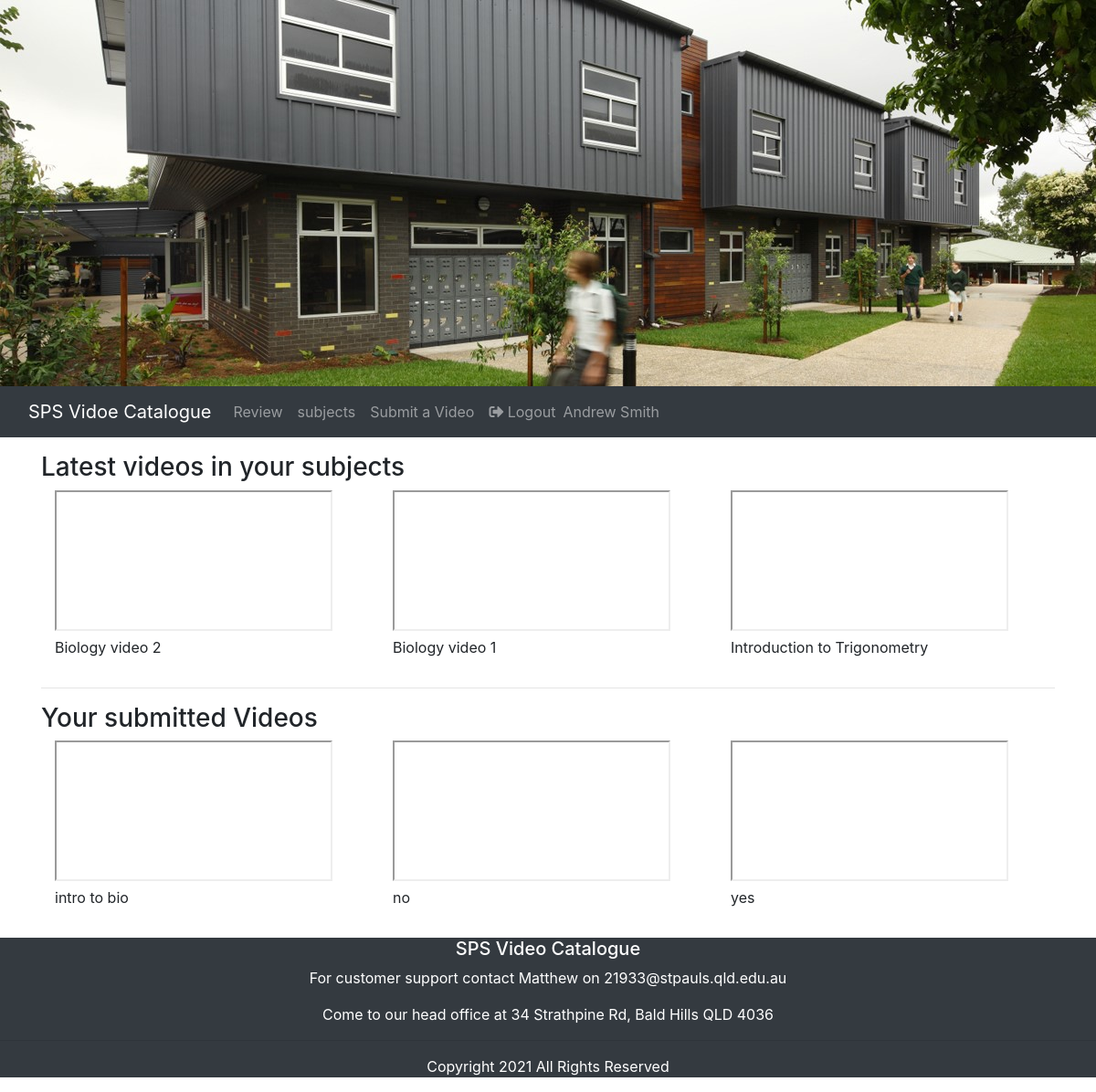
/home (signed in), run on the app's committed database.
### tables this page shows
CREATE TABLE videos (video_id INTEGER PRIMARY KEY AUTOINCREMENT NOT NULL, url TEXT NOT NULL, video_description TEXT NOT NULL, is_approved BOOLEAN NOT NULL, submitted_by TEXT REFERENCES users (username) ON DELETE NO ACTION ON UPDATE CASCADE NOT NULL, date_submitted DATETIME NOT NULL);

### app.py (the view)
@app.route('/home')
def home():
    if session['username']:
        print(type(session['username']))
        sql = """select *
                from videos
                where video_id in (
                    select video_id
                    from topic_videos
                    where topic_id in (
                        select topic_id
                        from topics
                        where subject_code in (
                            select subject_code
                            from users u, enrolments e, classes c
                            where u.username = e.username
                            and e.class_id = c.class_id
                            and u.username = ?)))
                            and is_approved = 'True'
                            order by date_submitted desc
                            limit 3;
                """
        cur.execute(sql, (session['username'],))
        home_results = cur.fetchall()
        sql = """select *
                        from videos
                        where submitted_by = ?
                        and is_approved = 'True'
                        order by date_submitted asc
                        limit 3;"""
        cur.execute(sql, (session['username'],))
        your_results = cur.fetchall()
        return render_template("home.html", title="home", home_results=home_results, your_results=your_results)
    else:
        return redirect('login')

### templates/home.html (shortened to what this page needs)
{% extends 'layout.html' %}
{% block mainContent %}
<div class="container">
    <div class="row">
        <div class="col">
            <h3>Latest videos in your subjects</h3>
            <div class="container">
            <div class="row align-items-center">
            {% for row in home_results %}
                <div class="col">
            <iframe src="//www.youtube.com/embed/{{row['url']}}" allowfullscreen></iframe>
                    <p>{{row['video_description']}}</p>
                    </div>
            {% endfor %}
                </div>
                </div>
            <hr>
            <h3>Your submitted Videos</h3>
            <div class="container">
            <div class="row align-items-center">
            {% for row in your_results %}
                <div class="col">
            <iframe src="//www.youtube.com/embed/{{row['url']}}" allowfullscreen></iframe>
                    <p>{{row['video_description']}}</p>
                    </div>
            {% endfor %}
                </div>
                </div>
        </div>
    </div>
</div>
{% endblock %}

### data on the page
videos: video_description "Biology video 2"
videos: video_description "Biology video 1"
videos: video_description "Introduction to Trigonometry"
videos: video_description "intro to bio"
videos: video_description "no"
videos: video_description "yes"

### other printed values
{{ session['firstname'] }} "Andrew"
{{ session['surname'] }} "Smith"
